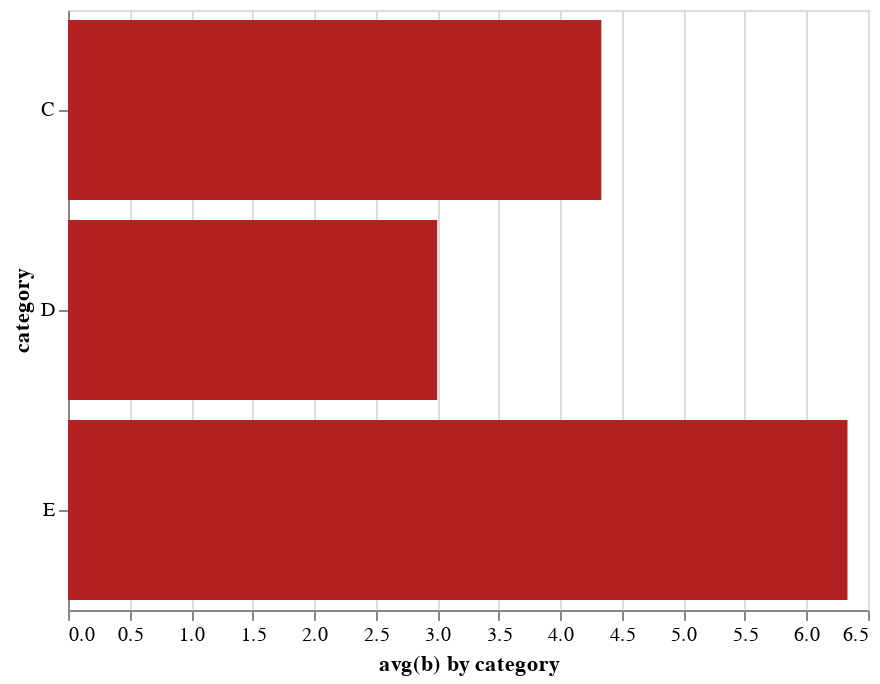

This figure's notebook cell:
### Markdown cell above
### Muchas más personalizaciones

Por defecto, Altair a través de Vega-Lite realiza algunas elecciones sobre las propiedades por defecto en cada visualización. Sin embargo, Altair también provee una API para personalizar los gráficos. Por ejemplo, es posible especificar el título de cada eje utilizando los atributos de los canales. Inclusive es posible escoger el color de los _marks_.

### Code cell
alt.Chart(data).mark_bar(color='firebrick').encode(
    y=alt.Y('a', axis=alt.Axis(title='category')),
    x=alt.X('average(b)', axis=alt.Axis(title='avg(b) by category'))
)

### Figure 1 — Vega-Lite specification as saved in the notebook (floating-point values rounded to 4 significant figures)
{"$schema": "https://vega.github.io/schema/vega-lite/v2.4.3.json", "config": {"view": {"height": 300, "width": 400}}, "data": {"values": [{"a": "C", "b": 2}, {"a": "C", "b": 7}, {"a": "C", "b": 4}, {"a": "D", "b": 1}, {"a": "D", "b": 2}, {"a": "D", "b": 6}, {"a": "E", "b": 8}, {"a": "E", "b": 4}, {"a": "E", "b": 7}]}, "encoding": {"x": {"aggregate": "average", "axis": {"title": "avg(b) by category"}, "field": "b", "type": "quantitative"}, "y": {"axis": {"title": "category"}, "field": "a", "type": "nominal"}}, "mark": {"color": "firebrick", "type": "bar"}}
